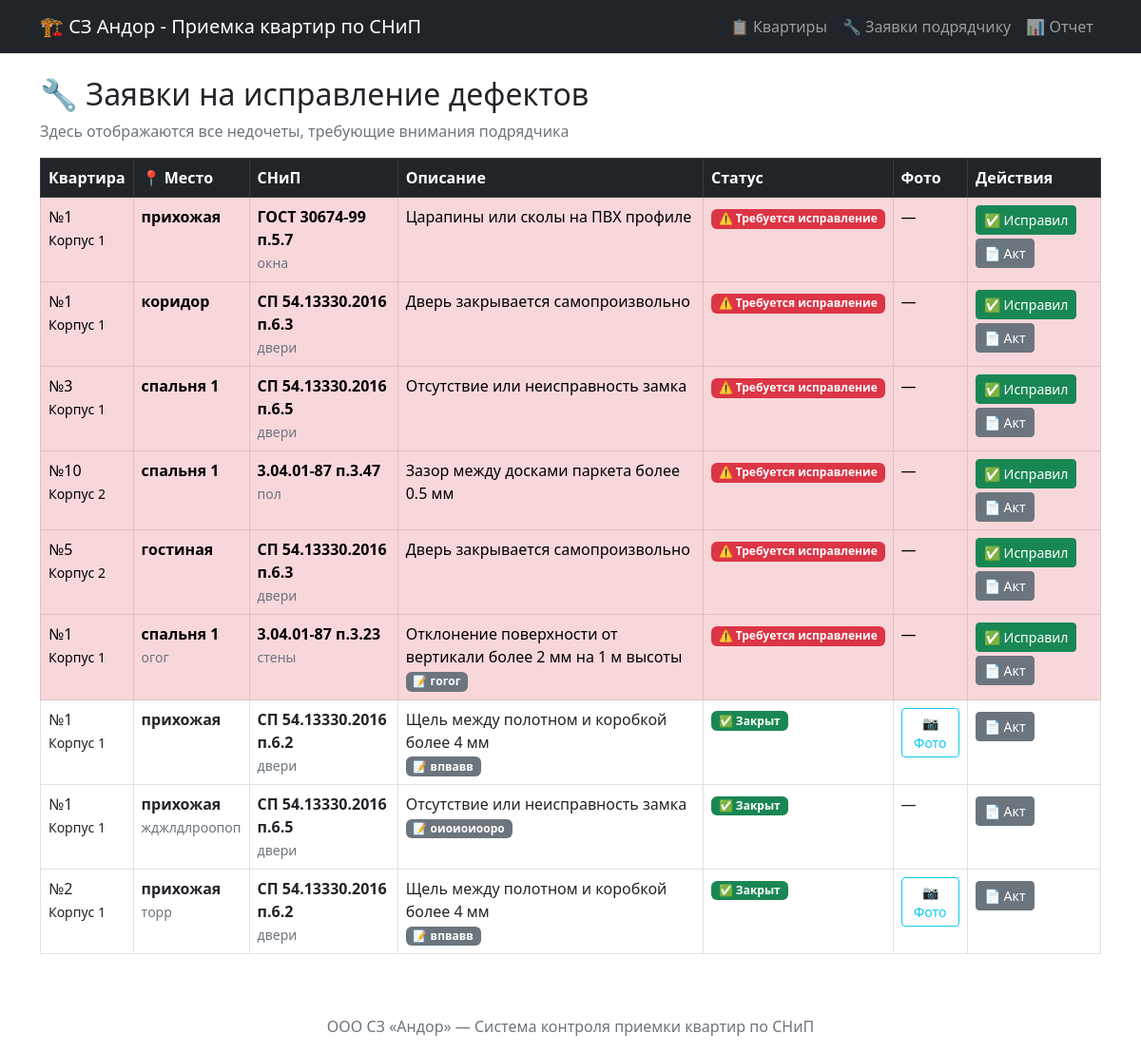
The app's page /defects with its own data.
### tables this page shows
CREATE TABLE defects (
            id INTEGER PRIMARY KEY AUTOINCREMENT,
            flat_id INTEGER NOT NULL,
            snip_defect_id INTEGER NOT NULL,
            room TEXT,
            location_detail TEXT,
            comment TEXT,
            photo_path TEXT,
            status TEXT DEFAULT 'open',
            created_at TIMESTAMP,
            fixed_at TIMESTAMP,
            FOREIGN KEY (flat_id) REFERENCES flats(id),
            FOREIGN KEY (snip_defect_id) REFERENCES snip_defects(id)
        );

CREATE TABLE flats (
            id INTEGER PRIMARY KEY AUTOINCREMENT,
            number TEXT NOT NULL,
            building TEXT NOT NULL,
            entrance INTEGER,
            floor INTEGER,
            status TEXT DEFAULT 'in_progress'
        );

CREATE TABLE snip_defects (
            id INTEGER PRIMARY KEY AUTOINCREMENT,
            code TEXT NOT NULL,
            category TEXT NOT NULL,
            description TEXT NOT NULL,
            severity TEXT NOT NULL
        );

### app.py (the view)
@app.route('/defects')
def defects():
    conn = get_db()
    all_defects = conn.execute('''
        SELECT d.*, f.number as flat_number, f.building,
               s.code, s.category, s.description, s.severity
        FROM defects d
        JOIN flats f ON d.flat_id = f.id
        JOIN snip_defects s ON d.snip_defect_id = s.id
        ORDER BY
            CASE d.status
                WHEN 'open' THEN 1
                WHEN 'fixed' THEN 2
                WHEN 'closed' THEN 3
            END,
            d.created_at DESC
    ''').fetchall()
    conn.close()
    return render_template('defects.html', defects=all_defects)

### app.py (called while the page is built)
def get_db():
    conn = sqlite3.connect(DB_PATH)
    conn.row_factory = sqlite3.Row
    return conn

### templates/defects.html (shortened to what this page needs)
{% extends "base.html" %}
{% block content %}
<h2>🔧 Заявки на исправление дефектов</h2>
<p class="text-muted">Здесь отображаются все недочеты, требующие внимания подрядчика</p>
<div class="table-responsive">
    <table class="table table-bordered table-hover">
        <thead class="table-dark">
            <tr>
                <th>Квартира</th>
                <th>📍 Место</th>
                <th>СНиП</th>
                <th>Описание</th>
                <th>Статус</th>
                <th>Фото</th>
                <th>Действия</th>
            </tr>
        </thead>
        <tbody>
            {% for d in defects %}
            <tr class="{% if d.status == 'open' %}table-danger{% elif d.status == 'fixed' %}table-warning{% endif %}">
                <td>
                    №{{ d.flat_number }}<br>
                    <small>{{ d.building }}</small>
                </td>
                <td>
                    {% if d.room %}
                        <strong>{{ d.room }}</strong>
                        {% if d.location_detail %}
                            <br><small class="text-muted">{{ d.location_detail }}</small>
                        {% endif %}
                    {% else %}
                        <span class="text-muted">—</span>
                    {% endif %}
                </td>
                <td>
                    <strong>{{ d.code }}</strong><br>
                    <span class="small text-muted">{{ d.category }}</span>
                </td>
                <td>
                    {{ d.description[:80] }}
                    {% if d.comment %}
                        <br><span class="badge bg-secondary">📝 {{ d.comment[:40] }}</span>
                    {% endif %}
                 </td>
                <td>
                    {% if d.status == 'open' %}
                        <span class="badge bg-danger">⚠️ Требуется исправление</span>
                    {% elif d.status == 'fixed' %}
                        <span class="badge bg-warning">🔄 Ожидает проверки</span>
                    {% else %}
                        <span class="badge bg-success">✅ Закрыт</span>
                    {% endif %}
                 </td>
                <td>
                    {% if d.photo_path %}
                        <a href="/{{ d.photo_path }}" target="_blank" class="btn btn-sm btn-outline-info">📷 Фото</a>
                    {% else %}
                        —
                    {% endif %}
                 </td>
                <td>
                    {% if d.status == 'open' %}
                        <a href="/defect/{{ d.id }}/fix" class="btn btn-sm btn-success">✅ Исправил</a>
                    {% elif d.status == 'fixed' %}
                        <div class="btn-group btn-group-sm">
                            <a href="/defect/{{ d.id }}/close" class="btn btn-primary">✓ Принять</a>
                            <a href="/defect/{{ d.id }}/reopen" class="btn btn-danger">↺ На доработку</a>
                        </div>
                    {% endif %}
                    <a href="/generate_act/{{ d.id }}" class="btn btn-sm btn-secondary mt-1">📄 Акт</a>
                 </td>
             </tr>
            {% endfor %}
        </tbody>
    </table>
</div>
{% endblock %}

### records on screen
defects: flat_number "1", building "Корпус 1", room "прихожая", code "ГОСТ 30674-99 п.5.7", category "окна", description "Царапины или сколы на ПВХ профиле", status "⚠️ Требуется исправление"
defects: flat_number "1", building "Корпус 1", room "коридор", code "СП 54.13330.2016 п.6.3", category "двери", description "Дверь закрывается самопроизвольно", status "⚠️ Требуется исправление"
defects: flat_number "3", building "Корпус 1", room "спальня 1", code "СП 54.13330.2016 п.6.5", category "двери", description "Отсутствие или неисправность замка", status "⚠️ Требуется исправление"
defects: flat_number "10", building "Корпус 2", room "спальня 1", code "3.04.01-87 п.3.47", category "пол", description "Зазор между досками паркета более 0.5 мм", status "⚠️ Требуется исправление"
defects: flat_number "5", building "Корпус 2", room "гостиная", code "СП 54.13330.2016 п.6.3", category "двери", description "Дверь закрывается самопроизвольно", status "⚠️ Требуется исправление"
defects: flat_number "1", building "Корпус 1", room "спальня 1", location_detail "огог", code "3.04.01-87 п.3.23", category "стены", description "Отклонение поверхности от вертикали более 2 мм на 1 м высоты", comment "гогог", status "⚠️ Требуется исправление"
defects: flat_number "1", building "Корпус 1", room "прихожая", code "СП 54.13330.2016 п.6.2", category "двери", description "Щель между полотном и коробкой более 4 мм", comment "впвавв", status "✅ Закрыт"
defects: flat_number "1", building "Корпус 1", room "прихожая", location_detail "жджлдлроопоп", code "СП 54.13330.2016 п.6.5", category "двери", description "Отсутствие или неисправность замка", comment "оиоиоиооро", status "✅ Закрыт"
defects: flat_number "2", building "Корпус 1", room "прихожая", location_detail "торр", code "СП 54.13330.2016 п.6.2", category "двери", description "Щель между полотном и коробкой более 4 мм", comment "впвавв", status "✅ Закрыт"
